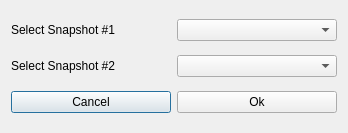
<?xml version="1.0" encoding="UTF-8"?>
<ui version="4.0">
 <class>CompareSnapshotForm</class>
 <widget class="QDialog" name="CompareSnapshotForm">
  <property name="geometry">
   <rect>
    <x>0</x>
    <y>0</y>
    <width>348</width>
    <height>133</height>
   </rect>
  </property>
  <property name="windowTitle">
   <string>Compare Snapshots</string>
  </property>
  <layout class="QHBoxLayout" name="horizontalLayout_4">
   <item>
    <layout class="QVBoxLayout" name="verticalLayout">
     <item>
      <layout class="QHBoxLayout" name="horizontalLayout">
       <item>
        <widget class="QLabel" name="label">
         <property name="font">
          <font>
           <family>Lucida Grande</family>
          </font>
         </property>
         <property name="text">
          <string>Select Snapshot #1</string>
         </property>
        </widget>
       </item>
       <item>
        <widget class="QComboBox" name="snapshot1">
         <property name="font">
          <font>
           <family>Lucida Grande</family>
          </font>
         </property>
        </widget>
       </item>
      </layout>
     </item>
     <item>
      <layout class="QHBoxLayout" name="horizontalLayout_2">
       <item>
        <widget class="QLabel" name="label_2">
         <property name="font">
          <font>
           <family>Lucida Grande</family>
          </font>
         </property>
         <property name="text">
          <string>Select Snapshot #2</string>
         </property>
        </widget>
       </item>
       <item>
        <widget class="QComboBox" name="snapshot2">
         <property name="font">
          <font>
           <family>Lucida Grande</family>
          </font>
         </property>
        </widget>
       </item>
      </layout>
     </item>
     <item>
      <layout class="QHBoxLayout" name="horizontalLayout_3">
       <item>
        <widget class="QPushButton" name="cancelButton">
         <property name="font">
          <font>
           <family>Lucida Grande</family>
          </font>
         </property>
         <property name="text">
          <string>Cancel</string>
         </property>
        </widget>
       </item>
       <item>
        <widget class="QPushButton" name="okButton">
         <property name="font">
          <font>
           <family>Lucida Grande</family>
          </font>
         </property>
         <property name="text">
          <string>Ok</string>
         </property>
        </widget>
       </item>
      </layout>
     </item>
    </layout>
   </item>
  </layout>
 </widget>
 <resources/>
 <connections/>
</ui>
